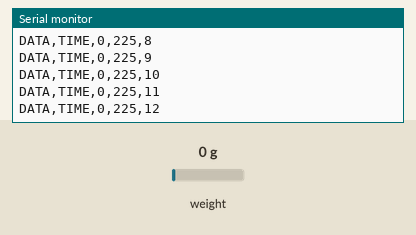
This sketch was run on a simulated Arduino Uno, built with avr-gcc and run on an emulated ATmega328P. Parts: the last lines printed to the serial monitor. The test bench sets the inputs (shaded band); at power-on: weight on the scale 0 g.

Above: at 3.2 s.
3.3 s: weight on the scale set to 100 g
At 3.31 s:
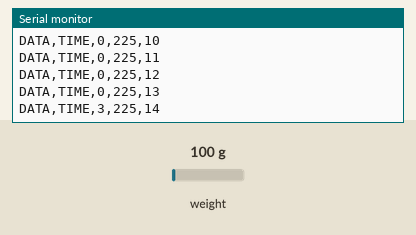
4.8 s: weight on the scale set to 1250 g
At 4.82 s:
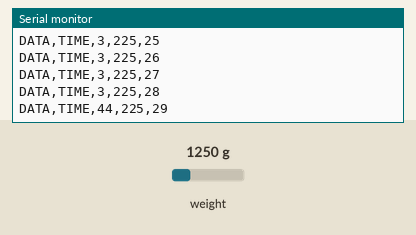
Timing chart, 0 to 7.8 s (numbered marks = the images above; inputs shaded):
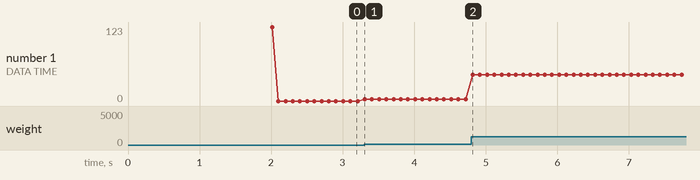

Measured:
- after the input at 3.3 s, the serial monitor: prints a new line at once (image 1)

The sketch:

Asking_sensors.ino
```cpp
#include <HX711.h>                              //libraries

const int LOADCELL_DOUT_PIN = A1;                  //LoadCells
const int LOADCELL_SCK_PIN = A2;

HX711 scale;


float calibration_factor = -31.6;
float units;
float ounces;


int row_excel = 0; // количество строк
uint8_t test = 123; // тестовая переменная, которая будет передана excel
uint8_t test_2 = 456; // вторая тестовая переменная, которая будет передана excel

void setup() {                              // start up

scale.begin(LOADCELL_DOUT_PIN, LOADCELL_SCK_PIN);
Serial.begin(9600);

Serial.println("CLEARDATA"); // очистка листа excel
Serial.println("LABEL,Time,Test 1, Test 2, Num Rows"); // заголовки столбцов

scale.set_scale();
scale.tare();  //Reset the scale to 0

  long zero_factor = scale.read_average(); //Get a baseline reading
  Serial.print("Zero factor: "); //This can be used to remove the need to tare the scale. Useful in permanent scale projects.
  Serial.println(zero_factor);
}


void loop() { //reading sensors

row_excel++; // номер строки + 1
  Serial.print("DATA,TIME,"); // запись в excel текущей даты и времени
  Serial.print(test);
  Serial.print(",");
  Serial.print(test_2);
  Serial.print(",");
  Serial.println(row_excel);

  scale.set_scale(calibration_factor); //Adjust to this calibration factor

units = scale.get_units(), 1;
 if (units < 0)
  {
    units = 0.00;
  }
  ounces = units * 0.035274;

test = ounces;
test_2 = calibration_factor;
}
```
